Frame 1 (no input): blank canvas, image omitted
Frame 60 (no input): blank canvas, image omitted
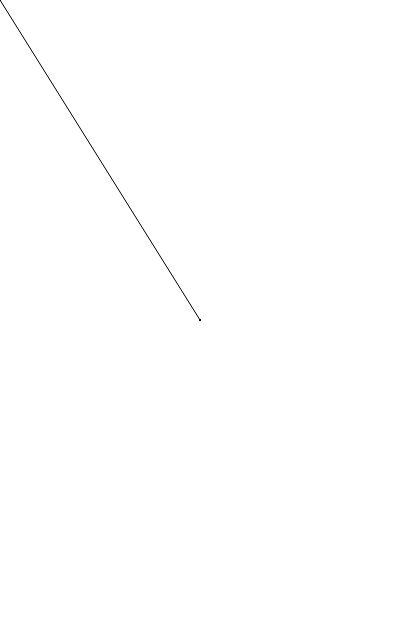
Frame 120 (the mouse pressed at the canvas centre since frame 60)

The p5.js sketch whose frames 1 and 60 were blank and that drew this single picture after the mouse press (run headless with seeded random() and noise() and a simulated clock; from frame 60 on, the mouse is pressed at the canvas centre):

// p5.js sketch
// ── sketch.js
function setup() { 
  createCanvas(400, 640);
  //background moved from draw to setup
  background(255);
  smooth();
} 

function draw() {
  stroke(0);
  //draw a line from the previous mouse location
  //to the current mouse location
  line(pmouseX, pmouseY, mouseX, mouseY);
  
}
